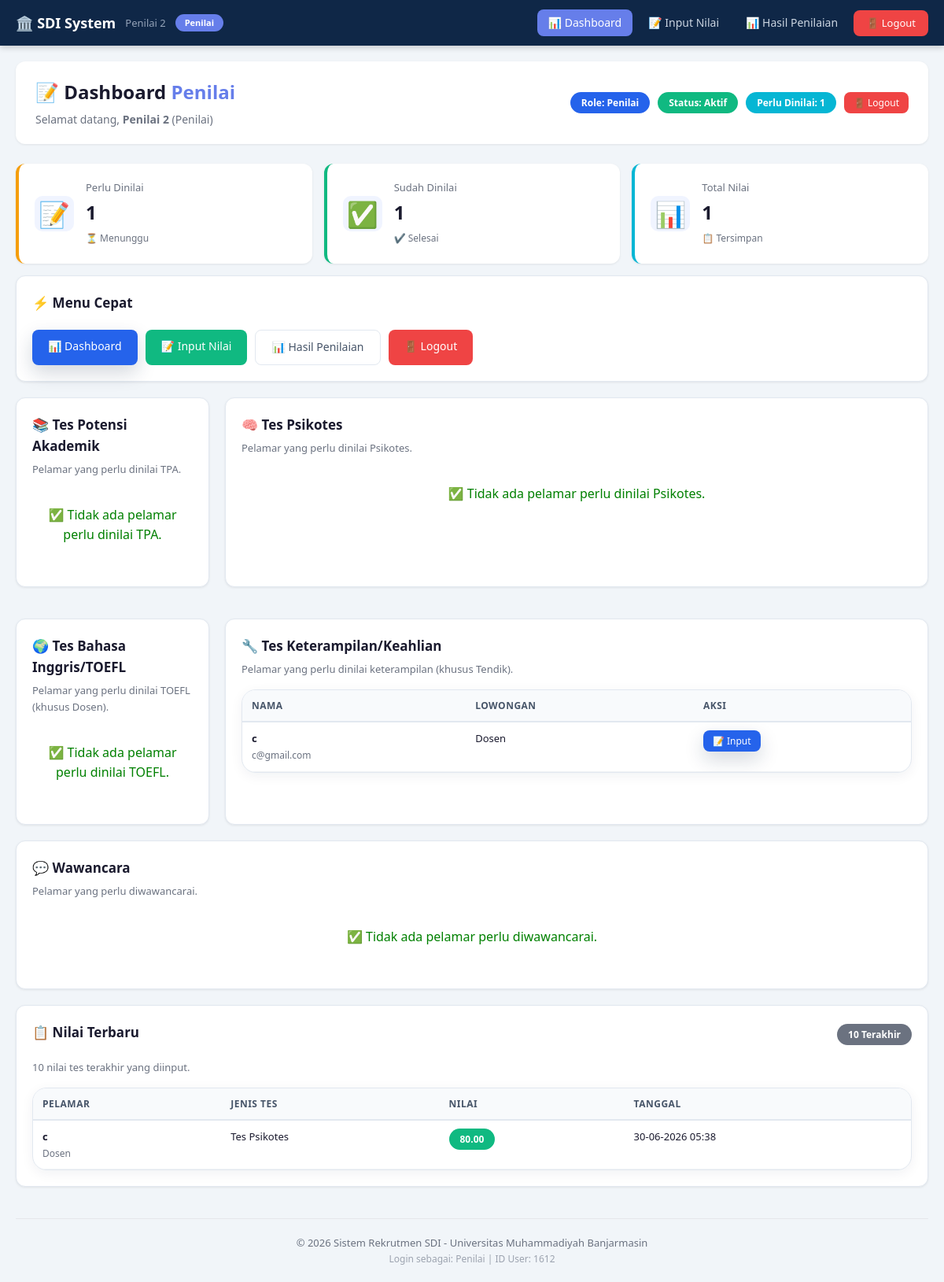
The app's page /penilai_dashboard.php (signed in) with its own data.
### tables this page shows
CREATE TABLE `users` (
  `id_user` int NOT NULL,
  `id_role` int NOT NULL,
  `nik` varchar(20) NOT NULL,
  `nama_lengkap` varchar(100) NOT NULL,
  `email` varchar(100) NOT NULL,
  `password` varchar(255) NOT NULL,
  `no_hp` varchar(100) NOT NULL,
  `alamat` text NOT NULL,
  `status_aktif` tinyint(1) NOT NULL DEFAULT '1'
);

CREATE TABLE `roles` (
  `id_role` int NOT NULL,
  `nama_role` varchar(50) NOT NULL,
  `keterangan` varchar(100) DEFAULT NULL
);

CREATE TABLE `lamaran` (
  `id_lamaran` int NOT NULL,
  `id_pelamar` int NOT NULL,
  `id_lowongan` int NOT NULL,
  `tanggal_lamaran` date NOT NULL,
  `id_status_lamaran` int NOT NULL,
  `catatan` text
);

CREATE TABLE `lowongan` (
  `id_lowongan` int NOT NULL,
  `nama_lowongan` varchar(50) NOT NULL,
  `minimal_pendidikan` int NOT NULL,
  `deskripsi` text NOT NULL,
  `status` enum('Aktif','Tidak Aktif') NOT NULL DEFAULT 'Aktif'
);

CREATE TABLE `nilai_tes` (
  `id_nilai` int NOT NULL,
  `id_lamaran` int NOT NULL,
  `id_tes` int NOT NULL,
  `id_penilai` int NOT NULL,
  `nilai` decimal(5,2) NOT NULL,
  `catatan` text,
  `tanggal_input` datetime NOT NULL
);

CREATE TABLE `jenis_tes` (
  `id_tes` int NOT NULL,
  `nama_tes` varchar(150) NOT NULL,
  `deskripsi` text,
  `urutan` int NOT NULL
);

### penilai_dashboard.php (the view, shortened to what this page needs)
<?php
require_once __DIR__ . '/../includes/config.php';
$stmt = $pdo->prepare("
    SELECT u.*, r.nama_role
    FROM users u
    JOIN roles r ON u.id_role = r.id_role
    WHERE u.id_user = ? AND u.status_aktif = 1
");
$stmt->execute([$_SESSION['id_user']]);
$user = $stmt->fetch();
$table_check = $pdo->query("SHOW TABLES LIKE 'nilai_tes'");
$table_exists = $table_check->rowCount() > 0;
$perlu_dinilai = $pdo->query("
    SELECT COUNT(*) FROM lamaran WHERE id_status_lamaran IN (4, 5, 6, 7, 8)
")->fetchColumn();
$sudah_dinilai = 0;
if ($table_exists) {
    $sudah_dinilai = $pdo->query("
        SELECT COUNT(DISTINCT id_lamaran) FROM nilai_tes
    ")->fetchColumn();
}
$total_nilai = 0;
if ($table_exists) {
    $total_nilai = $pdo->query("
        SELECT COUNT(*) FROM nilai_tes
    ")->fetchColumn();
}
$tpa = $pdo->query("
    SELECT
        lm.id_lamaran,
        lm.tanggal_lamaran,
        p.id_pelamar,
        u.nama_lengkap,
        u.email,
        l.nama_lowongan,
        ms.nama_status
    FROM lamaran lm
    JOIN pelamar p ON lm.id_pelamar = p.id_pelamar
    JOIN users u ON p.id_user = u.id_user
    LEFT JOIN lowongan l ON lm.id_lowongan = l.id_lowongan
    LEFT JOIN master_status_lamaran ms ON lm.id_status_lamaran = ms.id_master_status_lamaran
    WHERE lm.id_status_lamaran = 4
    ORDER BY lm.tanggal_lamaran ASC
    LIMIT 20
")->fetchAll();
$psikotes = $pdo->query("
    SELECT
        lm.id_lamaran,
        lm.tanggal_lamaran,
        p.id_pelamar,
        u.nama_lengkap,
        u.email,
        l.nama_lowongan,
        ms.nama_status
    FROM lamaran lm
    JOIN pelamar p ON lm.id_pelamar = p.id_pelamar
    JOIN users u ON p.id_user = u.id_user
    LEFT JOIN lowongan l ON lm.id_lowongan = l.id_lowongan
    LEFT JOIN master_status_lamaran ms ON lm.id_status_lamaran = ms.id_master_status_lamaran
    WHERE lm.id_status_lamaran = 5
    ORDER BY lm.tanggal_lamaran ASC
    LIMIT 20
")->fetchAll();
$toefl = $pdo->query("
    SELECT
        lm.id_lamaran,
        lm.tanggal_lamaran,
        p.id_pelamar,
        u.nama_lengkap,
        u.email,
        l.nama_lowongan,
        ms.nama_status
    FROM lamaran lm
    JOIN pelamar p ON lm.id_pelamar = p.id_pelamar
    JOIN users u ON p.id_user = u.id_user
    LEFT JOIN lowongan l ON lm.id_lowongan = l.id_lowongan
    LEFT JOIN master_status_lamaran ms ON lm.id_status_lamaran = ms.id_master_status_lamaran
    WHERE lm.id_status_lamaran = 6
    ORDER BY lm.tanggal_lamaran ASC
    LIMIT 20
")->fetchAll();
$keterampilan = $pdo->query("
    SELECT
        lm.id_lamaran,
        lm.tanggal_lamaran,
        p.id_pelamar,
        u.nama_lengkap,
        u.email,
        l.nama_lowongan,
        ms.nama_status
    FROM lamaran lm
    JOIN pelamar p ON lm.id_pelamar = p.id_pelamar
    JOIN users u ON p.id_user = u.id_user
    LEFT JOIN lowongan l ON lm.id_lowongan = l.id_lowongan
    LEFT JOIN master_status_lamaran ms ON lm.id_status_lamaran = ms.id_master_status_lamaran
    WHERE lm.id_status_lamaran = 7
    ORDER BY lm.tanggal_lamaran ASC
    LIMIT 20
")->fetchAll();
$wawancara = $pdo->query("
    SELECT
        lm.id_lamaran,
        lm.tanggal_lamaran,
        p.id_pelamar,
        u.nama_lengkap,
        u.email,
        l.nama_lowongan,
        ms.nama_status
    FROM lamaran lm
    JOIN pelamar p ON lm.id_pelamar = p.id_pelamar
    JOIN users u ON p.id_user = u.id_user
    LEFT JOIN lowongan l ON lm.id_lowongan = l.id_lowongan
    LEFT JOIN master_status_lamaran ms ON lm.id_status_lamaran = ms.id_master_status_lamaran
    WHERE lm.id_status_lamaran = 8
    ORDER BY lm.tanggal_lamaran ASC
    LIMIT 20
")->fetchAll();
$nilai_terbaru = [];
if ($table_exists) {
    $nilai_terbaru = $pdo->query("
        SELECT
            nt.*,
            jt.nama_tes,
            u.nama_lengkap as pelamar_nama,
            l.nama_lowongan
        FROM nilai_tes nt
        JOIN lamaran lm ON nt.id_lamaran = lm.id_lamaran
        JOIN pelamar p ON lm.id_pelamar = p.id_pelamar
        JOIN users u ON p.id_user = u.id_user
        JOIN jenis_tes jt ON nt.id_tes = jt.id_tes
        LEFT JOIN lowongan l ON lm.id_lowongan = l.id_lowongan
        ORDER BY nt.tanggal_input DESC
        LIMIT 10
    ")->fetchAll();
}
include '_layout_top.php';
?>
<div class="topline">
    <div>
        <h1>📝 Dashboard <span>Penilai</span></h1>
        <p class="hint">
            Selamat datang, <strong><?= htmlspecialchars($user['nama_lengkap']) ?></strong>
            (<?= htmlspecialchars($role_name) ?>)
        </p>
    </div>
    <div class="topline-right">
        <span class="badge badge-primary">Role: Penilai</span>
        <span class="badge badge-success">Status: Aktif</span>
        <span class="badge badge-info">Perlu Dinilai: <?= number_format($perlu_dinilai) ?></span>
        <a href="../logout.php" class="btn btn-danger btn-sm">🚪 Logout</a>
    </div>
</div>
<div class="metric-grid">
    <div class="metric-card metric-warning">
        <div class="metric-icon">📝</div>
        <div class="metric-content">
            <span class="metric-label">Perlu Dinilai</span>
            <span class="metric-value"><?= number_format($perlu_dinilai) ?></span>
            <span class="metric-change">⏳ Menunggu</span>
        </div>
    </div>
    <div class="metric-card metric-success">
        <div class="metric-icon">✅</div>
        <div class="metric-content">
            <span class="metric-label">Sudah Dinilai</span>
            <span class="metric-value"><?= number_format($sudah_dinilai) ?></span>
            <span class="metric-change">✔️ Selesai</span>
        </div>
    </div>
    <div class="metric-card metric-info">
        <div class="metric-icon">📊</div>
        <div class="metric-content">
            <span class="metric-label">Total Nilai</span>
            <span class="metric-value"><?= number_format($total_nilai) ?></span>
            <span class="metric-change">📋 Tersimpan</span>
        </div>
    </div>
</div>
<div class="card">
    <div class="card-header">
        <h3>⚡ Menu Cepat</h3>
    </div>
    <div class="quick-menu">
        <a href="penilai_dashboard.php" class="btn btn-primary">📊 Dashboard</a>
        <a href="penilai_input_nilai.php" class="btn btn-success">📝 Input Nilai</a>
        <a href="penilai_hasil.php" class="btn btn-outline">📊 Hasil Penilaian</a>
        <a href="../logout.php" class="btn btn-danger">🚪 Logout</a>
    </div>
</div>
<div class="grid-2">
    <div class="card">
        <h3>📚 Tes Potensi Akademik</h3>
        <p class="hint">Pelamar yang perlu dinilai TPA.</p>
        <?php if(empty($tpa)): ?>
            <p style="color:green;padding:20px 0;text-align:center;">✅ Tidak ada pelamar perlu dinilai TPA.</p>
        <?php endif; ?>
    </div>
    <div class="card">
        <h3>🧠 Tes Psikotes</h3>
        <p class="hint">Pelamar yang perlu dinilai Psikotes.</p>
        <?php if(empty($psikotes)): ?>
            <p style="color:green;padding:20px 0;text-align:center;">✅ Tidak ada pelamar perlu dinilai Psikotes.</p>
        <?php endif; ?>
    </div>
    <div class="card">
        <h3>🌍 Tes Bahasa Inggris/TOEFL</h3>
        <p class="hint">Pelamar yang perlu dinilai TOEFL (khusus Dosen).</p>
        <?php if(empty($toefl)): ?>
            <p style="color:green;padding:20px 0;text-align:center;">✅ Tidak ada pelamar perlu dinilai TOEFL.</p>
        <?php endif; ?>
    </div>
    <div class="card">
        <h3>🔧 Tes Keterampilan/Keahlian</h3>
        <p class="hint">Pelamar yang perlu dinilai keterampilan (khusus Tendik).</p>
        <?php if(empty($keterampilan)): ?>
            <p style="color:green;padding:20px 0;text-align:center;">✅ Tidak ada pelamar perlu dinilai keterampilan.</p>
        <?php else: ?>
            <div class="table-wrap">
                <table class="table">
                    <thead>
                        <tr>
                            <th>Nama</th>
                            <th>Lowongan</th>
                            <th>Aksi</th>
                        </tr>
                    </thead>
                    <tbody>
                        <?php foreach($keterampilan as $l): ?>
                            <tr>
                                <td>
                                    <strong><?= htmlspecialchars($l['nama_lengkap']) ?></strong>
                                    <br><span class="text-muted"><?= htmlspecialchars($l['email']) ?></span>
                                </td>
                                <td><?= htmlspecialchars($l['nama_lowongan'] ?? '-') ?></td>
                                <td>
                                    <a href="penilai_input_nilai.php?id=<?= $l['id_lamaran'] ?>&tes=4" class="btn btn-primary btn-sm">📝 Input</a>
                                </td>
                            </tr>
                        <?php endforeach; ?>
                    </tbody>
                </table>
            </div>
        <?php endif; ?>
    </div>
</div>
<div class="card">
    <h3>💬 Wawancara</h3>
    <p class="hint">Pelamar yang perlu diwawancarai.</p>
    <?php if(empty($wawancara)): ?>
        <p style="color:green;padding:20px 0;text-align:center;">✅ Tidak ada pelamar perlu diwawancarai.</p>
        <?php endif; ?>
</div>
<div class="card">
    <div class="card-header">
        <h3>📋 Nilai Terbaru</h3>
        <span class="badge badge-secondary">10 Terakhir</span>
    </div>
    <p class="hint">10 nilai tes terakhir yang diinput.</p>
    <?php if(empty($nilai_terbaru)): ?>
        <p style="color:#999;padding:20px 0;text-align:center;">Belum ada nilai yang diinput.</p>
    <?php else: ?>
        <div class="table-wrap">
            <table class="table">
                <thead>
                    <tr>
                        <th>Pelamar</th>
                        <th>Jenis Tes</th>
                        <th>Nilai</th>
                        <th>Tanggal</th>
                    </tr>
                </thead>
                <tbody>
                    <?php foreach($nilai_terbaru as $n): ?>
                        <tr>
                            <td>
                                <strong><?= htmlspecialchars($n['pelamar_nama']) ?></strong>
                                <br><span class="text-muted"><?= htmlspecialchars($n['nama_lowongan'] ?? '-') ?></span>
                            </td>
                            <td><?= htmlspecialchars($n['nama_tes']) ?></td>
                            <td>
                                <span class="badge
                                    <?= $n['nilai'] >= 80 ? 'badge-success' :
                                        ($n['nilai'] >= 60 ? 'badge-warning' : 'badge-danger') ?>">
                                    <?= number_format($n['nilai'], 2) ?>
                                </span>
                            </td>
                            <td><?= date('d-m-Y H:i', strtotime($n['tanggal_input'])) ?></td>
                        </tr>
                    <?php endforeach; ?>
                </tbody>
            </table>
        </div>
    <?php endif; ?>
</div>
<?php include '_layout_bottom.php'; ?>

### _layout_top.php (shortened to what this page needs)
<?php
$role_id = $user['id_role'] ?? 0;
$role_name = $user['nama_role'] ?? 'Unknown';
$base_url = '/reknew/admin/';
$nav_links = [];
switch ($role_id) {
    case 4:
        $nav_links = [
            ['url' => $base_url . 'penilai_dashboard.php', 'label' => '📊 Dashboard'],
            ['url' => $base_url . 'penilai_input_nilai.php', 'label' => '📝 Input Nilai'],
            ['url' => $base_url . 'penilai_hasil.php', 'label' => '📊 Hasil Penilaian'],
        ];
        break;
}
$current_page = basename($_SERVER['PHP_SELF']);
function isActive($url, $current_page) {
    return basename($url) == $current_page ? 'active' : '';
}
?>
<!DOCTYPE html>
<html lang="id">
<head>
    <link rel="stylesheet" href="assets/style.css">
</head>
<body>
<nav class="admin-nav">
    <div class="nav-inner">
        <div class="nav-brand">
            🏛️ SDI System
            <span><?= htmlspecialchars($user['nama_lengkap'] ?? '') ?></span>
            <span class="badge-role"><?= htmlspecialchars($role_name) ?></span>
        </div>
        <div class="nav-links">
            <?php foreach($nav_links as $link): ?>
                <a href="<?= $link['url'] ?>" class="<?= isActive($link['url'], $current_page) ?>">
                    <?= $link['label'] ?>
                </a>
            <?php endforeach; ?>
            <a href="/reknew/logout.php" class="btn-logout">🚪 Logout</a>
        </div>
    </div>
</nav>
<div class="container">

### _layout_bottom.php
    <footer style="margin-top:40px;padding-top:20px;border-top:1px solid #e5e7eb;text-align:center;color:#6b7280;font-size:13px;">
        <p>© <?= date('Y') ?> Sistem Rekrutmen SDI - Universitas Muhammadiyah Banjarmasin</p>
        <p style="font-size:12px;color:#9ca3af;">
            Login sebagai: <?= htmlspecialchars($role_name ?? '') ?> |
            ID User: <?= htmlspecialchars($user['id_user'] ?? '') ?>
        </p>
    </footer>
</div>
</body>
</html>

### records on screen
users: nama_lengkap "Penilai 2", id_role.nama_role "Penilai", id_user "1612"
lamaran: users.nama_lengkap "c", users.email "c@gmail.com", id_lowongan.nama_lowongan "Dosen"
nilai_tes: users.nama_lengkap "c", lowongan.nama_lowongan "Dosen", id_tes.nama_tes "Tes Psikotes", nilai "80.00", tanggal_input "30-06-2026 05:38"

### other values on screen
$link['label'] "📊 Dashboard"
$link['label'] "📝 Input Nilai"
$link['label'] "📊 Hasil Penilaian"
$perlu_dinilai "1"
$sudah_dinilai "1"
$total_nilai "1"
